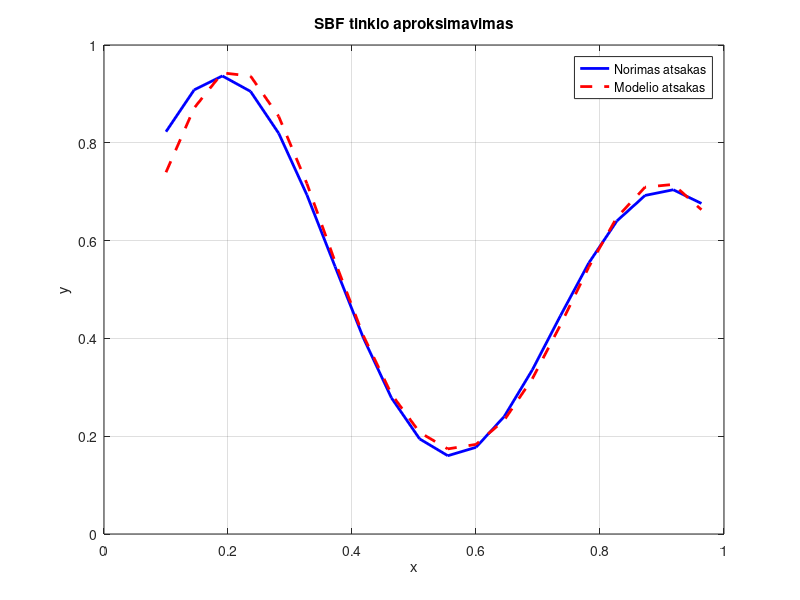

Recreate this plot in MATLAB.
clc
close all
clear all
% Sukurti vektorių X su reikšmėmis intervale nuo 0 iki 1
x = 0.1:1/22:1;

% Sukurti norimo atsako vektorių pagal duotąją formulę
d = ((1 + 0.6*sin(2*pi*x/0.7)) + 0.3*sin(2*pi*x)) / 2;

% Rankiniu būdu parinktos centrų ir spindulių reikšmės
c1 = 0.21;  % Centras 1
c2 = 0.9;  % Centras 2
r1 = 0.15;  % Spindulys 1
r2 = 0.15;  % Spindulys 2

% Gauso funkcijų skaičiavimas
%F1 = exp(-(x - c1).^2 / (2 * r1^2));
%F2 = exp(-(x - c2).^2 / (2 * r2^2));


% Inicijuojame svorius atsitiktinėmis reikšmėmis
w0 = randn(1);
w1 = randn(1);
w2 = randn(1);

% Mokymosi greitis (parenkamas rankiniu būdu)
eta = 0.01;
 
% Mokymo algoritmas (paprastas gradientinio nusileidimo principas)
for k=1:1000
    for n=1:20
        
      F1=exp(-((x(n)-c1)^2)/(2*(r1^2)));
      F2=exp(-((x(n)-c2)^2)/(2*(r2^2)));

      y(n) = F1*w1+F2*w2+w0;
      
      e = d(n)-y(n);

      w1 = w1 + eta * e * F1;
      w2 = w2 + eta * e * F2;
      w0 = w0 + eta * e;
      
    end
end

% Grafiškai atvaizduojame norimą ir modelio rezultatą
figure;
plot(x, d, 'b-', 'LineWidth', 2); hold on;
plot(x, y, 'r--', 'LineWidth', 2);
xlabel('x');
ylabel('y');
legend('Norimas atsakas', 'Modelio atsakas');
title('SBF tinklo aproksimavimas');
grid on;
